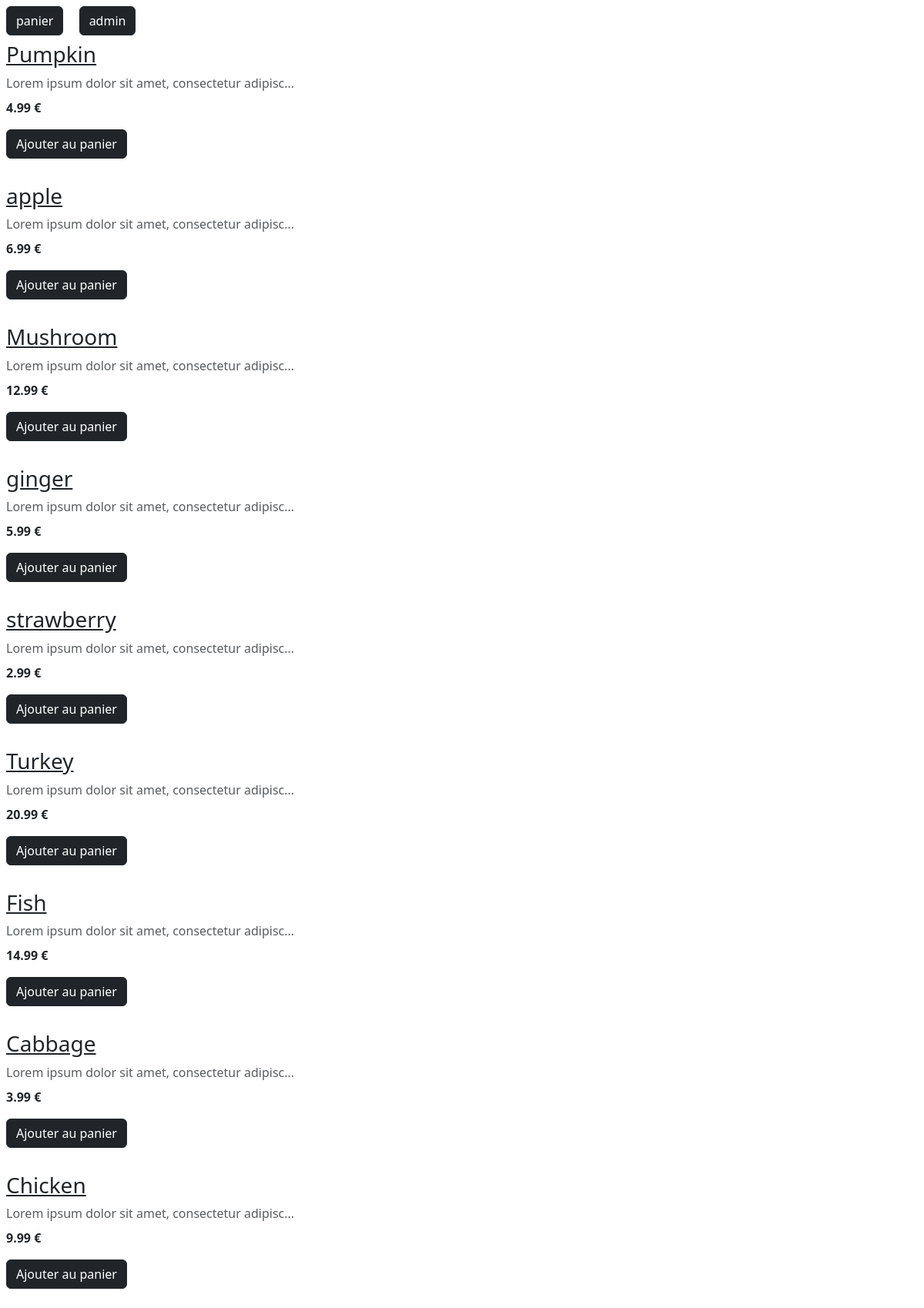
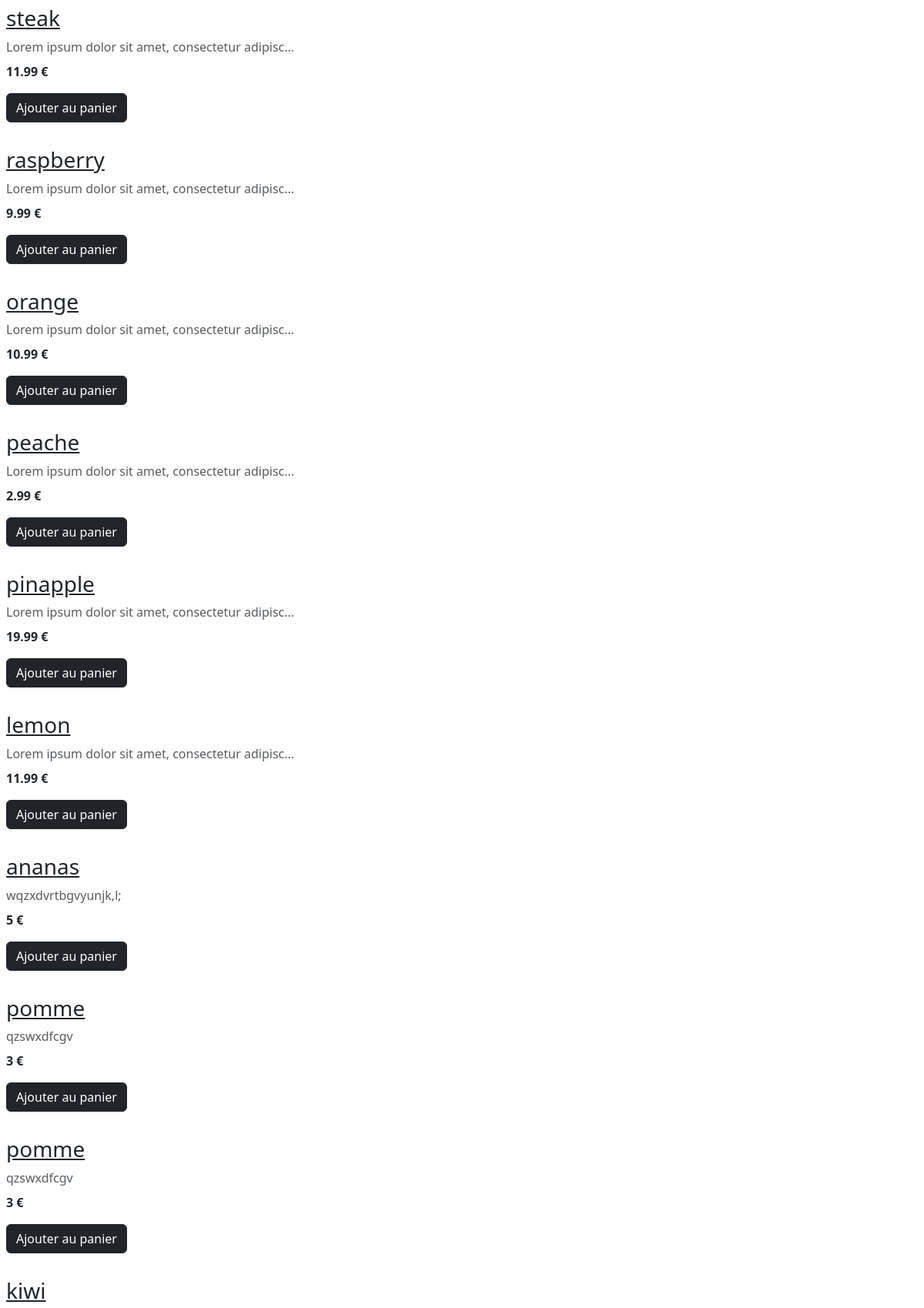
The page / (upper part) on the database its author committed (2 pictures, top to bottom).
### tables this page shows
CREATE TABLE IF NOT EXISTS `product` (
  `id` int(11) NOT NULL AUTO_INCREMENT,
  `name` varchar(255) NOT NULL,
  `description` text NOT NULL,
  `price` float NOT NULL,
  PRIMARY KEY (`id`)
);

### db-functions.php (called while the page is built, shortened)
<?php
function connection()
{
    $options = [
        \PDO::ATTR_ERRMODE => \PDO::ERRMODE_EXCEPTION,
        \PDO::ATTR_DEFAULT_FETCH_MODE => \PDO::FETCH_ASSOC,
        \PDO::MYSQL_ATTR_INIT_COMMAND => 'SET NAMES utf8'
    ];
    try {
        $mysqlClient = new PDO('mysql:host=localhost;dbname=store;charset=utf8', 'root', '', $options);
    } catch (Exception $e) {
        die('Erreur : ' . $e->getMessage());
    }
    return $mysqlClient;
}
function findAll(){
    $db = connection();
    $sql = "select id,name,description,price from product";
    $request = $db->query($sql);
    $products = $request->fetchAll();
    return $products;
}

### index.php (the view, shortened to what this page needs)
<!DOCTYPE html>
<html lang="en">
<head>
    <link href="https://cdn.jsdelivr.net/npm/bootstrap@5.3.0-alpha1/dist/css/bootstrap.min.css" rel="stylesheet">
</head>
<body>
    <a href='recap.php' type="button" class="btn btn-dark m-2">panier</a>
    <a href='admin.php' type="button" class="btn btn-dark m-2">admin</a>
    <?php
    require("db-functions.php");
    $products=findAll();
    foreach($products as $product){
        ?>
        <br>
        <a href="product.php?id=<?=$product['id']?>" class="h3 m-2"><?php echo $product['name']; ?></a>
        <p class="m-2 text-muted"><?php echo mb_strimwidth($product['description'], 0, 50 , '...'); ?></p>
        <p class="fw-bold m-2"><?php echo $product['price']; ?> €</p>
        <a href="traitement.php?action=ajouter&id=<?=$product['id']?>" type="button" class="btn btn-dark m-2">Ajouter au panier</a>
        <br>
        <?php
    }
    ?>
</body>
</html>

### rows shown on the page
product: name "Pumpkin", description "Lorem ipsum dolor sit amet, consectetur adipisc...", price "4.99"
product: name "apple", description "Lorem ipsum dolor sit amet, consectetur adipisc...", price "6.99"
product: name "Mushroom", description "Lorem ipsum dolor sit amet, consectetur adipisc...", price "12.99"
product: name "ginger", description "Lorem ipsum dolor sit amet, consectetur adipisc...", price "5.99"
product: name "strawberry", description "Lorem ipsum dolor sit amet, consectetur adipisc...", price "2.99"
product: name "Turkey", description "Lorem ipsum dolor sit amet, consectetur adipisc...", price "20.99"
product: name "Fish", description "Lorem ipsum dolor sit amet, consectetur adipisc...", price "14.99"
product: name "Cabbage", description "Lorem ipsum dolor sit amet, consectetur adipisc...", price "3.99"
product: name "Chicken", description "Lorem ipsum dolor sit amet, consectetur adipisc...", price "9.99"
product: name "steak", description "Lorem ipsum dolor sit amet, consectetur adipisc...", price "11.99"
product: name "raspberry", description "Lorem ipsum dolor sit amet, consectetur adipisc...", price "9.99"
product: name "orange", description "Lorem ipsum dolor sit amet, consectetur adipisc...", price "10.99"
product: name "peache", description "Lorem ipsum dolor sit amet, consectetur adipisc...", price "2.99"
product: name "pinapple", description "Lorem ipsum dolor sit amet, consectetur adipisc...", price "19.99"
product: name "lemon", description "Lorem ipsum dolor sit amet, consectetur adipisc...", price "11.99"
product: name "ananas", description "wqzxdvrtbgvyunjk,l;", price "5"
product: name "pomme", description "qzswxdfcgv", price "3"
product: name "pomme", description "qzswxdfcgv", price "3"
product: name "kiwi"
